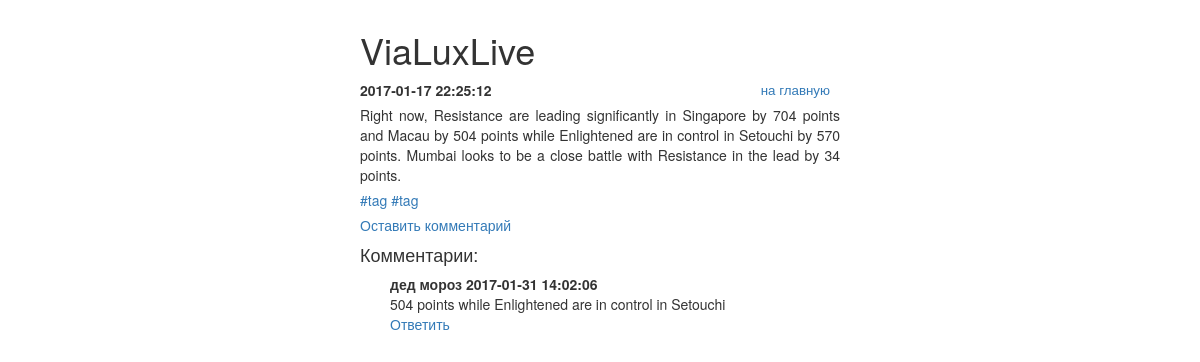
/include/note.php?id=5, run on the app's committed database.
### tables this page shows
CREATE TABLE `post` (
  `post_id` bigint(20) unsigned NOT NULL AUTO_INCREMENT,
  `post_title` varchar(255) DEFAULT NULL,
  `post_min_text` text,
  `post_text` text,
  `post_create_datetime` timestamp NULL DEFAULT NULL,
  `post_update_datetime` timestamp NOT NULL DEFAULT CURRENT_TIMESTAMP ON UPDATE CURRENT_TIMESTAMP,
  UNIQUE KEY `post_id` (`post_id`)
);

CREATE TABLE `comment` (
  `comment_id` bigint(20) unsigned NOT NULL AUTO_INCREMENT,
  `post_id` bigint(20) DEFAULT NULL,
  `comment_parent_id` bigint(20) DEFAULT NULL,
  `comment_username` varchar(255) DEFAULT NULL,
  `comment_text` text,
  `comment_datetime` timestamp NOT NULL DEFAULT CURRENT_TIMESTAMP ON UPDATE CURRENT_TIMESTAMP,
  UNIQUE KEY `comment_id` (`comment_id`)
);

### include/db.php (called while the page is built, shortened)
<?php
try {
    $link = new PDO('mysql:host=localhost;dbname=blog', 'level', 'pass');
} catch (PDOException $e) {
    print "Error!: " . $e->getMessage() . "<br/>";
    die();
}
if($_GET['id']){
    $getid = $_GET['id'];
    $select_update = $link->query("SELECT post.*, group_concat(tag.tag_title) as tags FROM post LEFT JOIN post_to_tag USING (post_id) LEFT JOIN tag USING (tag_id) WHERE post_id='$getid' group by post.post_id");
    $res_select_update = $select_update ->fetchAll(PDO::FETCH_ASSOC);
}

### include/note.php (the view, shortened to what this page needs)
<?php
require_once '/var/www/html/blog/include/db.php';
require_once '/var/www/html/blog/include/function.php';
?>
<!DOCTYPE html>
<html lang="ru">
	<head>
		<link rel="stylesheet" href="../css/bootstrap.css">
		<link rel="stylesheet" href="../css/styless.css">
	</head>
	<body>
		<div id="wrapper">
            <?php for($i=0;$i<count($res_select_update);$i++):?>
			<h1><?=$res_select_update[$i]['post_title']?></h1>
			<div>
				<p class="nav right">
					<a href="../index.php">на главную</a>
				</p>
				<p class="date"><?=$res_select_update[$i]['post_create_datetime']?>
				</p>
				<p>
        <?=$res_select_update[$i]['post_text'];?>
        </p>
        <p>
        <?php if ($res_select_update[$i]['tags']) {
					       $value['tags'] = explode(',', $res_select_update[$i]['tags']);
					       foreach ($value['tags'] as $tag) {
					     	    ?>
                         <span class="print_tag">
                         <a href='../include/posttotag.php?tag=<?=$tag?>'><?="#".$tag?></a>
                         </span>
					       <?php  } ?>
				<?php } ?>
                </p>
                <a href='?id=<?=$_GET['id']?>&comment=mine'>Оставить комментарий</a>
                <h4>Комментарии:</h4>
            <?php endfor;
                   $res_row = $link ->query("SELECT * FROM comment WHERE post_id='$getid' and comment_parent_id is NULL ");
                                while ( $row = $res_row ->fetch(PDO::FETCH_ASSOC)) {
                                       comment($row);
                                }
                    ?>
			</div>
		</div>
	</body>
</html>

### include/function.php (shortened to what this page needs)
<?php
require_once'/var/www/html/blog/include/note.php';
function comment($row){ ?>
        <div style="margin-left: 30px">
	        <div class="date"><?=$row['comment_username'] . " " . $row['comment_datetime'] ?></div>
	        <div class="text"><?=$row['comment_text']?></div>
	        <a href='?id=<?=$_GET['id']?>&comment=<?=$row['comment_id']?>'>Ответить</a>
	    </div>
	    <?php
}
?>

### css/styless.css (style rules this page uses)
#wrapper { width: 500px; margin: 0px auto; padding: 10px; text-align: justify; }
#wrapper > div { margin-bottom: 15px; }
#wrapper p { margin-bottom: 5px; }
.date { font-weight: bold; }
.nav { text-align: right; padding-right: 10px; font-size: 10pt; }
.right { float:right }

### data on the page
post: post_title "ViaLuxLive", post_create_datetime "2017-01-17 22:25:12", post_text "Right now, Resistance are leading significantly in Singapore by 704 points and Macau by 504 points while Enlightened are in control in Setouchi by 570 points. Mumbai looks to be a close battle with Resistance in the lead by 34 points.", tag "tag"
comment: comment_username "дед мороз", comment_datetime "2017-01-31 14:02:06", comment_text "504 points while Enlightened are in control in Setouchi"
